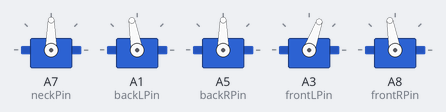
This sketch was run on a simulated Arduino Mega 2560, built with avr-gcc and run on an emulated ATmega2560. On the bench: 5 × servo.

Above: at 0.1 s.
At 18.5 s:
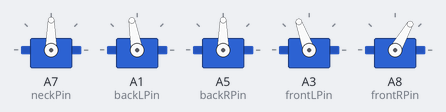
At 20.5 s:
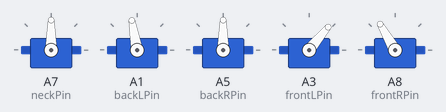
At 23.5 s:
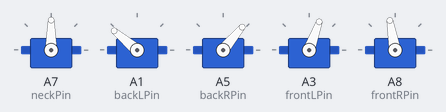
At 28.3 s:
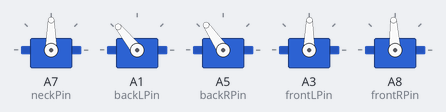
At 30.3 s:
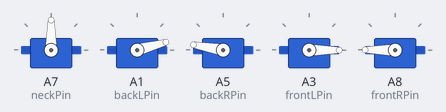
Timing chart, 0 to 40.0 s (numbered marks = the images above):
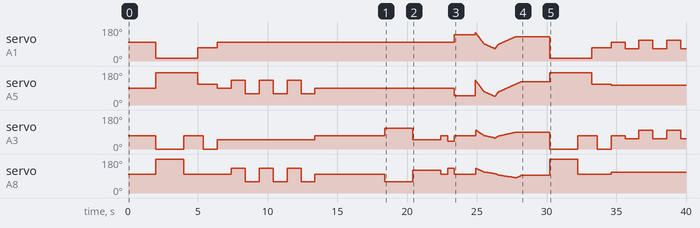

The sketch:

Movimientos.ino
```cpp
#include <Servo.h>

unsigned long actualTime = 0;
unsigned long lastExecutedMov = 0;  // vairable to save the last executed movement time
const unsigned long movTime = 500;  // ms

const int neckPin = A7;

const int backLPin = A1;
const int backRPin = A5;
const int frontRPin = A8;
const int frontLPin = A3;

Servo neck;

Servo backL;
Servo backR;
Servo frontL;
Servo frontR;

int lado = 0;

bool state = true;
bool alternate = false;

void setup() {
  Serial.begin(9600);
  initServos();
}
void loop() {

  // Hacer movimientos menos explosivos para evitar desestabilización.

  delay(2000);
  lieDown();
  delay(1000);
  sitDown();
  delay(1000);
  giveHand();


  //lado == 1 ? 0 : 1;

  if (lado == 1)
    lado = 0;
  else
    lado = 1;

  delay(1000);
  rotateCat(lado);  // 0 = hacia derecha | 1 = hacia izquierda
  delay(1000);
  backwards();
  delay(1000);
  botMovement();
  delay(1000);
  catMovement();
}

void initServos() {
  neck.attach(neckPin);
  backL.attach(backLPin);
  backR.attach(backRPin);
  frontL.attach(frontLPin);
  frontR.attach(frontRPin);

  neck.write(90);
  standUp();
}


void standUp() {
  backL.write(100);   // 80 derecho - 160 atras - 35 adelante
  backR.write(90);    // 100 derecho - 15 atras - 170 adelante
  frontL.write(70);   // 70 derecho - 150 atras - 20 adelante
  frontR.write(100);  // 100 derecho - 40 atras - 170 adelante
}

void lieDown() {

  const int adelanteIzq = 0;
  const int adelanteDer = 180;
  const int atrasIzq = 170;
  const int atrasDer = 20;

  // modo robot
  backL.write(15);
  backR.write(170);
  //frontL.write(atrasIzq);
  //frontR.write(atrasDer);

  //modo gato + ANIMACION SUAVE
  frontL.write(adelanteIzq);
  frontR.write(adelanteDer);
}

// Cuando se acuesta y detecta algo delante que se aproxima, hace este movimiento como para que le hagan mimos?
void sitDown() {
  lieDown();
  delay(1000);

  frontL.write(70);
  frontR.write(100);
}

void standInTwoLegs() {
  lieDown();
  // Habría que hacerlo con una animacion más sutil para que el impulso del movimiento repentino no lo desestabilice
  backL.write(100);
  backR.write(90);
}

void giveHand() {
  backL.write(70);
  backR.write(110);
  delay(400);
  frontL.write(0);
  frontR.write(100);
}

void rotateCat(int direccion) {
  int girando = 3;

  //1
  standUp();
  //2
  if (direccion == 1) {
    frontL.write(50);
    delay(1000);
    // Gira hacia la izquierda
    while (girando) {
      backR.write(130);
      frontR.write(130);
      delay(1000);
      backR.write(60);
      frontR.write(60);
      delay(1000);
      girando--;
    }
  } else {
    frontR.write(110);
    backR.write(105);
    delay(1000);
    // Gira hacia la derecha
    while (girando) {
      backL.write(65);
      frontL.write(55);
      delay(1000);
      backL.write(110);
      frontL.write(100);
      delay(1000);
      girando--;
    }
  }
  //3
  standUp();
  delay(3000);
}

void backwards() {
  int retrocederDistancia = 40;
  standUp();
  delay(1000);
  //backL.write(backL.read() + retrocederDistancia);
  //backR.write(backR.read() - retrocederDistancia);
  frontL.write(frontL.read() + retrocederDistancia);
  frontR.write(frontR.read() - retrocederDistancia);
  delay(2000);  // Espera para completar la maniobra de retroceso
  frontL.write(frontL.read() - (retrocederDistancia * 1.5));
  frontR.write(frontR.read() + (retrocederDistancia * 1.5));
  delay(1000);
}


void botMovement() {
  standUp();
  delay(500);
  backL.write(100);
  backR.write(90);
  frontL.write(40);
  frontR.write(130);
  delay(500);
  backL.write(140);
  backR.write(50);
  frontL.write(70);
  frontR.write(100);
  delay(500);
}

// tras Izquierda sube muucho y baja un poco de mas
// tras Derecha sube mucho
void catMovement() {

  int posTD = 130;  // Pierna recta
  int ultimoValorPosTD = posTD;
  int posDD = 130;  // Pierna recta

  int posTI = 150;  // Pierna hacia atras
  int ultimoValorPosTI = posTI;
  int posDI = 100;  // Pierna ligeramente hacia atras

  int offsetDelantera = 2;  // Diferencia de tiempo de actualizacion respecto a la pierna trasera.

  // Primera parte del movimiento
  while (posTD > 45 || posTI > 65) {  // Mientras la trasera D no esté atras O la trasera I no esté adelante
    if (posTD > 45) {
      backR.write(posTD);
      posTD--;
      if (posTD < ultimoValorPosTD - offsetDelantera) {
        frontR.write(posDD);
        posDD--;
        ultimoValorPosTD = posTD;
      }
    }
    if (posTI > 65) {
      backL.write(posTI);
      if (posTD <= 45)
        posTI -= 2;
      else
        posTI--;
      if (posTI < ultimoValorPosTI - 1) {
        frontL.write(posDI);
        posDI--;
        ultimoValorPosTI = posTI;
      }
    }
    if (posTD > 70)
      delay(10);
    else
      delay(30);
  }

  ultimoValorPosTD = posTD;
  ultimoValorPosTI = posTI;

  // Segunda parte del movimiento
  while (posTD < 125 || posTI < 130) {  // Mientras la trasera D no esté adelante O la trasera I no esté atras
    if (posTD < 125) {
      backR.write(posTD);
      posTD++;
      if (posTD > ultimoValorPosTD + offsetDelantera) {
        frontR.write(posDD);
        if (backR.read() >= 110) {  // 135/2
          posDD += offsetDelantera + 1;
        } else
          posDD--;
        ultimoValorPosTD = posTD;
      }
    }
    if (posTI < 130) {
      backL.write(posTI);
      posTI++;
      if (posTI > ultimoValorPosTI + 1) {
        frontL.write(posDI);
        if (backL.read() >= 15) {
          posDI++;
        } else
          posDI--;
        ultimoValorPosTI = posTI;
      }
    }
    if (posTD < 70)
      delay(10);
    else
      delay(30);
  }
}
```

Measured:
- by itself, servo on A1 (backLPin): 100° → 15° at 2.0 s, → 70° 3.0 s later, → 100° 1.4 s later, → 140° 17.0 s later, … (122 changes in this stretch)
- by itself, servo on A5 (backRPin): 90° → 170° at 2.0 s, → 110° 3.0 s later, → 90° 1.4 s later, → 130° 1.0 s later, … (137 changes in this stretch)
- by itself, servo on A3 (frontLPin): 70° → 0° at 2.0 s, → 70° 2.0 s later, → 0° 1.4 s later, → 50° 1.0 s later, … (95 changes in this stretch)
- by itself, servo on A8 (frontRPin): 100° → 180° at 2.0 s, → 100° 2.0 s later, → 130° 3.4 s later, → 60° 1.0 s later, … (71 changes in this stretch)
